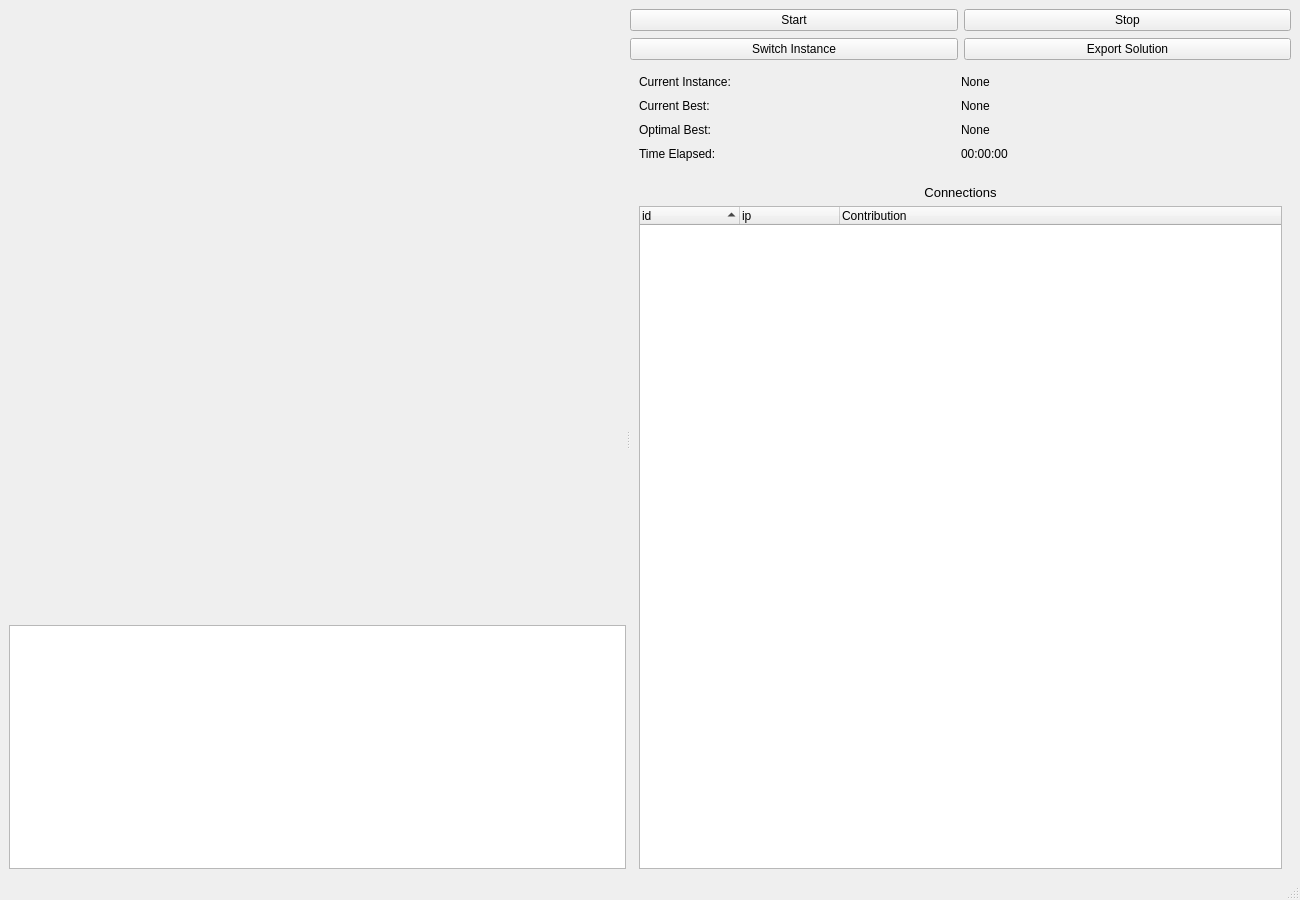
<?xml version="1.0" encoding="UTF-8"?>
<ui version="4.0">
 <class>MainWindow</class>
 <widget class="QMainWindow" name="MainWindow">
  <property name="geometry">
   <rect>
    <x>0</x>
    <y>0</y>
    <width>1300</width>
    <height>900</height>
   </rect>
  </property>
  <property name="windowTitle">
   <string>MainWindow</string>
  </property>
  <widget class="QWidget" name="centralwidget">
   <layout class="QVBoxLayout" name="verticalLayout_3">
    <item>
     <widget class="QSplitter" name="splitter">
      <property name="orientation">
       <enum>Qt::Horizontal</enum>
      </property>
      <widget class="QWidget" name="verticalLayoutWidget">
       <layout class="QVBoxLayout" name="leftside" stretch="5,2">
        <item>
         <widget class="PlotWidget" name="graphPlot" native="true"/>
        </item>
        <item>
         <widget class="QListWidget" name="logList"/>
        </item>
       </layout>
      </widget>
      <widget class="QWidget" name="verticalLayoutWidget_2">
       <layout class="QVBoxLayout" name="rightside" stretch="0,0,1">
        <item>
         <widget class="QWidget" name="widget" native="true">
          <layout class="QVBoxLayout" name="verticalLayout">
           <property name="spacing">
            <number>7</number>
           </property>
           <property name="leftMargin">
            <number>0</number>
           </property>
           <property name="topMargin">
            <number>0</number>
           </property>
           <property name="rightMargin">
            <number>0</number>
           </property>
           <property name="bottomMargin">
            <number>0</number>
           </property>
           <item>
            <widget class="QWidget" name="submenu1" native="true">
             <layout class="QHBoxLayout" name="horizontalLayout_6">
              <property name="leftMargin">
               <number>0</number>
              </property>
              <property name="topMargin">
               <number>0</number>
              </property>
              <property name="rightMargin">
               <number>0</number>
              </property>
              <property name="bottomMargin">
               <number>0</number>
              </property>
              <item>
               <widget class="QPushButton" name="startButton">
                <property name="text">
                 <string>Start</string>
                </property>
               </widget>
              </item>
              <item>
               <widget class="QPushButton" name="stopButton">
                <property name="text">
                 <string>Stop</string>
                </property>
               </widget>
              </item>
             </layout>
            </widget>
           </item>
           <item>
            <widget class="QWidget" name="submenu2" native="true">
             <layout class="QHBoxLayout" name="horizontalLayout_4">
              <property name="leftMargin">
               <number>0</number>
              </property>
              <property name="topMargin">
               <number>0</number>
              </property>
              <property name="rightMargin">
               <number>0</number>
              </property>
              <property name="bottomMargin">
               <number>0</number>
              </property>
              <item>
               <widget class="QPushButton" name="switchButton">
                <property name="text">
                 <string>Switch Instance</string>
                </property>
               </widget>
              </item>
              <item>
               <widget class="QPushButton" name="exportButton">
                <property name="text">
                 <string>Export Solution</string>
                </property>
               </widget>
              </item>
             </layout>
            </widget>
           </item>
          </layout>
         </widget>
        </item>
        <item>
         <widget class="QWidget" name="infoWidget" native="true">
          <property name="sizePolicy">
           <sizepolicy hsizetype="Preferred" vsizetype="Preferred">
            <horstretch>0</horstretch>
            <verstretch>0</verstretch>
           </sizepolicy>
          </property>
          <layout class="QVBoxLayout" name="verticalLayout_4">
           <property name="spacing">
            <number>10</number>
           </property>
           <item>
            <widget class="QWidget" name="currentInstanceWidget" native="true">
             <layout class="QHBoxLayout" name="horizontalLayout_3">
              <property name="spacing">
               <number>0</number>
              </property>
              <property name="leftMargin">
               <number>0</number>
              </property>
              <property name="topMargin">
               <number>0</number>
              </property>
              <property name="rightMargin">
               <number>0</number>
              </property>
              <property name="bottomMargin">
               <number>0</number>
              </property>
              <item>
               <widget class="QLabel" name="currentinstancelabel">
                <property name="text">
                 <string>Current Instance:</string>
                </property>
               </widget>
              </item>
              <item>
               <widget class="QLabel" name="currentInstanceValue">
                <property name="text">
                 <string>None</string>
                </property>
               </widget>
              </item>
             </layout>
            </widget>
           </item>
           <item>
            <widget class="QWidget" name="currentBestWidget" native="true">
             <layout class="QHBoxLayout" name="horizontalLayout_2">
              <property name="spacing">
               <number>0</number>
              </property>
              <property name="leftMargin">
               <number>0</number>
              </property>
              <property name="topMargin">
               <number>0</number>
              </property>
              <property name="rightMargin">
               <number>0</number>
              </property>
              <property name="bottomMargin">
               <number>0</number>
              </property>
              <item>
               <widget class="QLabel" name="currentbestlabel">
                <property name="text">
                 <string>Current Best:</string>
                </property>
               </widget>
              </item>
              <item>
               <widget class="QLabel" name="current_best_value">
                <property name="text">
                 <string>None</string>
                </property>
               </widget>
              </item>
             </layout>
            </widget>
           </item>
           <item>
            <widget class="QWidget" name="optimalBestWidget" native="true">
             <layout class="QHBoxLayout" name="horizontalLayout">
              <property name="spacing">
               <number>0</number>
              </property>
              <property name="leftMargin">
               <number>0</number>
              </property>
              <property name="topMargin">
               <number>0</number>
              </property>
              <property name="rightMargin">
               <number>0</number>
              </property>
              <property name="bottomMargin">
               <number>0</number>
              </property>
              <item>
               <widget class="QLabel" name="optimalbestlabel">
                <property name="text">
                 <string>Optimal Best:</string>
                </property>
               </widget>
              </item>
              <item>
               <widget class="QLabel" name="optimal_best_value">
                <property name="text">
                 <string>None</string>
                </property>
               </widget>
              </item>
             </layout>
            </widget>
           </item>
           <item>
            <widget class="QWidget" name="timeElapsedWidget" native="true">
             <layout class="QHBoxLayout" name="horizontalLayout_5">
              <property name="spacing">
               <number>0</number>
              </property>
              <property name="leftMargin">
               <number>0</number>
              </property>
              <property name="topMargin">
               <number>0</number>
              </property>
              <property name="rightMargin">
               <number>0</number>
              </property>
              <property name="bottomMargin">
               <number>0</number>
              </property>
              <item>
               <widget class="QLabel" name="timeElapsedLabel">
                <property name="text">
                 <string>Time Elapsed:</string>
                </property>
               </widget>
              </item>
              <item>
               <widget class="QLabel" name="timeElapsedValue">
                <property name="text">
                 <string>00:00:00</string>
                </property>
               </widget>
              </item>
             </layout>
            </widget>
           </item>
          </layout>
         </widget>
        </item>
        <item>
         <widget class="QWidget" name="connectionsWidget" native="true">
          <layout class="QVBoxLayout" name="verticalLayout_5">
           <property name="bottomMargin">
            <number>0</number>
           </property>
           <item>
            <widget class="QLabel" name="connections">
             <property name="font">
              <font>
               <pointsize>10</pointsize>
              </font>
             </property>
             <property name="text">
              <string>Connections</string>
             </property>
             <property name="alignment">
              <set>Qt::AlignCenter</set>
             </property>
            </widget>
           </item>
           <item>
            <widget class="QTreeWidget" name="contributorsTree">
             <property name="rootIsDecorated">
              <bool>false</bool>
             </property>
             <property name="sortingEnabled">
              <bool>true</bool>
             </property>
             <column>
              <property name="text">
               <string>id</string>
              </property>
             </column>
             <column>
              <property name="text">
               <string>ip</string>
              </property>
             </column>
             <column>
              <property name="text">
               <string>Contribution</string>
              </property>
             </column>
            </widget>
           </item>
          </layout>
         </widget>
        </item>
       </layout>
      </widget>
     </widget>
    </item>
   </layout>
  </widget>
  <widget class="QMenuBar" name="menubar">
   <property name="geometry">
    <rect>
     <x>0</x>
     <y>0</y>
     <width>1300</width>
     <height>26</height>
    </rect>
   </property>
  </widget>
  <widget class="QStatusBar" name="statusbar"/>
 </widget>
 <customwidgets>
  <customwidget>
   <class>PlotWidget</class>
   <extends>QWidget</extends>
   <header location="global">pyqtgraph</header>
   <container>1</container>
  </customwidget>
 </customwidgets>
 <resources/>
 <connections/>
</ui>
